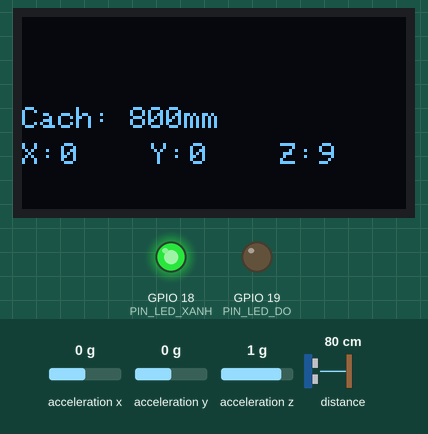
This program was run on a simulated ESP32. On the bench: 128×64 one-colour display, output pins drawn as LEDs (lit = HIGH). Dashed ring = blinking. The test bench sets the inputs (shaded band); at power-on: acceleration x 0 g, distance to the obstacle 80 cm, acceleration y 0 g, acceleration z 1 g. What the program prints to the serial monitor is not drawn.

Above: at 1.2 s.
1.3 s: acceleration x set to -0.5 g
At 1.8 s:
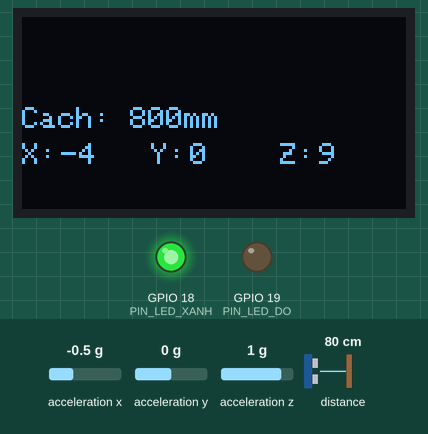
2.8 s: acceleration x set to -0.8 g
At 3.12 s:
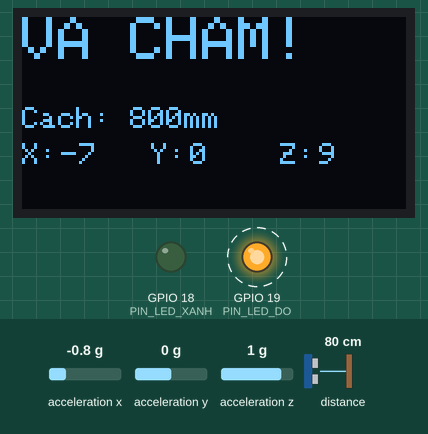
4.5 s: distance to the obstacle set to 250 cm
At 4.72 s:
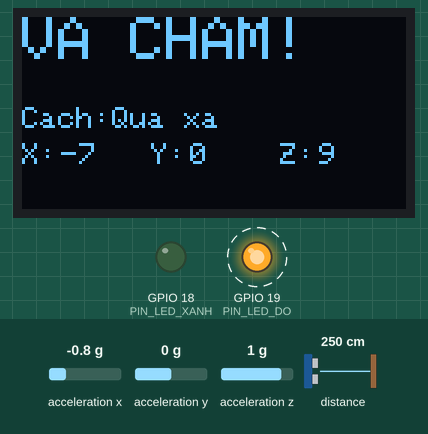
6.3 s: acceleration x set to 0 g
At 7.2 s:
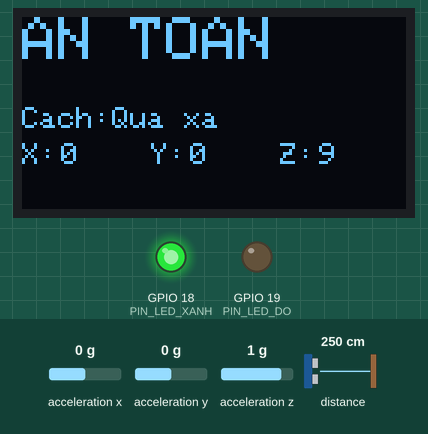
7.9 s: acceleration y set to -0.5 g
At 8.3 s:
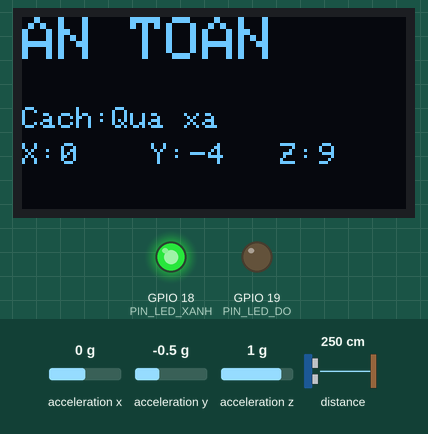
9.4 s: acceleration y set to -0.8 g
At 9.73 s:
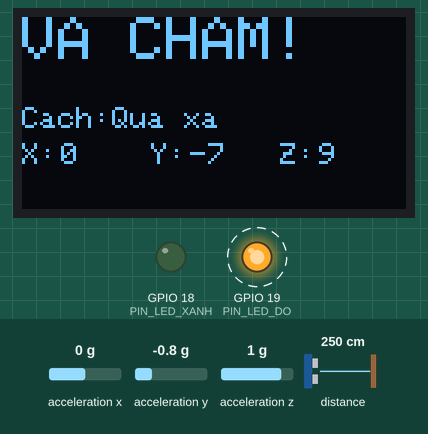
Timing chart, 0 to 12.5 s (numbered marks = the images above; inputs shaded):
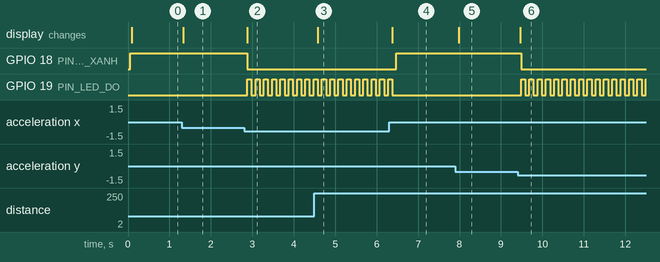

Measured:
- the behaviour switches between -0.6 and -0.7 g on acceleration x (found by bisection; images 1 and 2)
- the behaviour switches between -0.6 and -0.7 g on acceleration y (found by bisection; images 5 and 6)
- after the input at 1.3 s, the display: changes at once (image 1)
- after the input at 2.8 s, GPIO 18 (PIN_LED_XANH): HIGH → LOW after 0.08 s; GPIO 19 (PIN_LED_DO): alternates HIGH for 0.10 s and LOW for 0.10 s, starting after 0.08 s; the display: changes after 0.08 s (image 2)
- after the input at 4.5 s, the display: changes after 0.08 s (image 3)
- after the input at 6.3 s, GPIO 18 (PIN_LED_XANH): LOW → HIGH after 0.18 s; GPIO 19 (PIN_LED_DO): goes on until 6.4 s, then stays LOW; the display: changes after 0.08 s (image 4)
- after the input at 7.9 s, the display: changes after 0.08 s (image 5)
- after the input at 9.4 s, GPIO 18 (PIN_LED_XANH): HIGH → LOW after 0.08 s; GPIO 19 (PIN_LED_DO): alternates HIGH for 0.10 s and LOW for 0.10 s, starting after 0.08 s; the display: changes after 0.07 s (image 6)

The program:

main.cpp
```cpp
#include <Arduino.h>
#include <Wire.h>
#include <Adafruit_GFX.h>
#include <Adafruit_SH110X.h>
#include <Adafruit_VL53L0X.h>
#include <Adafruit_Sensor.h>
#include <Adafruit_ADXL345_U.h>
#define PIN_LED_XANH 18
#define PIN_LED_DO 19

#define NGUONG_KHOANG_CACH  150
#define NGUONG_GIA_TOC      5.0f
#define KHOANG_CACH_TOI_DA  1200

#define CHU_KY_CAM_BIEN_MS 25
#define CHU_KY_NHAY_MS 100
#define CHU_KY_GIAM_SAT_MS 3000

#define I2C_SDA 21
#define I2C_SCL 22
#define I2C_TOC_DO 400000UL

Adafruit_SH1106G display(128, 64, &Wire, -1);
Adafruit_VL53L0X  lox;
Adafruit_ADXL345_Unified accel(12345);

struct DuLieuCamBien {
  uint16_t khoangCach;
  int8_t   giaTocX;
  int8_t   giaTocY;
  int8_t   giaTocZ;
  bool     nguyHiem;
};

SemaphoreHandle_t mutexI2C    = nullptr;
QueueHandle_t     hopThu      = nullptr;

volatile bool     canhBaoNguyHiem = false;

volatile uint32_t nhipCamBien = 0;
volatile uint32_t nhipOLED    = 0;
volatile uint32_t nhipLED     = 0;

TaskHandle_t handleCamBien = nullptr;
TaskHandle_t handleOLED    = nullptr;
TaskHandle_t handleLED     = nullptr;

static void printFixed(const char* str, uint8_t width) {
  uint8_t len = strlen(str);
  display.print(str);
  for (uint8_t i = len; i < width; i++) display.print(' ');
}

void TaskDocCamBien(void* pv) {
  DuLieuCamBien duLieu = {};
  VL53L0X_RangingMeasurementData_t measure;
  sensors_event_t event;

  for (;;) {
    xSemaphoreTake(mutexI2C, portMAX_DELAY);

    lox.rangingTest(&measure, false);
    accel.getEvent(&event);

    xSemaphoreGive(mutexI2C);

    duLieu.khoangCach = (measure.RangeStatus != 4)
                          ? measure.RangeMilliMeter
                          : 9999;

    duLieu.giaTocX = (int8_t)event.acceleration.x;
    duLieu.giaTocY = (int8_t)event.acceleration.y;
    duLieu.giaTocZ = (int8_t)event.acceleration.z;

    duLieu.nguyHiem = (duLieu.khoangCach < NGUONG_KHOANG_CACH)
                      || (abs(duLieu.giaTocX) > (int8_t)NGUONG_GIA_TOC)
                      || (abs(duLieu.giaTocY) > (int8_t)NGUONG_GIA_TOC);

    canhBaoNguyHiem = duLieu.nguyHiem;

    xQueueOverwrite(hopThu, &duLieu);

    nhipCamBien++;
    vTaskDelay(pdMS_TO_TICKS(CHU_KY_CAM_BIEN_MS));
  }
}

void TaskHienThiOLED(void* pv) {
  DuLieuCamBien cur  = {};
  DuLieuCamBien prev = {9998, 0, 0, 0, false};

  display.clearDisplay();
  display.setTextColor(SH110X_WHITE);
  display.setTextSize(1);
  display.setCursor(0, 30);  display.print("Cach:");
  display.setCursor(0, 42);  display.print("X:");
  display.setCursor(43, 42); display.print("Y:");
  display.setCursor(86, 42); display.print("Z:");
  display.display();

  char buf[16];

  for (;;) {
    if (xQueueReceive(hopThu, &cur, pdMS_TO_TICKS(200)) != pdPASS) continue;

    bool dirty = false;

    if (cur.nguyHiem != prev.nguyHiem) {
      display.setTextSize(2);
      display.setTextColor(SH110X_WHITE, SH110X_BLACK);
      display.setCursor(0, 0);
      display.print(cur.nguyHiem ? "VA CHAM! " : "AN TOAN  ");
      dirty = true;
    }

    if (cur.khoangCach != prev.khoangCach) {
      display.setTextSize(1);
      display.setTextColor(SH110X_WHITE, SH110X_BLACK);
      display.setCursor(30, 30);
      if (cur.khoangCach > KHOANG_CACH_TOI_DA) {
        printFixed("Qua xa    ", 9);
      } else {
        snprintf(buf, sizeof(buf), "%4dmm", cur.khoangCach);
        display.print(buf);
      }
      dirty = true;
    }

    if (cur.giaTocX != prev.giaTocX || cur.giaTocY != prev.giaTocY || cur.giaTocZ != prev.giaTocZ) {
      display.setTextSize(1);
      display.setTextColor(SH110X_WHITE, SH110X_BLACK);

      display.setCursor(13, 42);
      snprintf(buf, sizeof(buf), "%-4d", cur.giaTocX); display.print(buf);

      display.setCursor(56, 42);
      snprintf(buf, sizeof(buf), "%-4d", cur.giaTocY); display.print(buf);

      display.setCursor(99, 42);
      snprintf(buf, sizeof(buf), "%-4d", cur.giaTocZ); display.print(buf);

      dirty = true;
    }

    if (dirty) {
      xSemaphoreTake(mutexI2C, portMAX_DELAY);
      display.display();
      xSemaphoreGive(mutexI2C);
      nhipOLED++;
    }

    prev = cur;
  }
}

void TaskDieuKhienLED(void* pv) {
  for (;;) {
    if (canhBaoNguyHiem) {
      digitalWrite(PIN_LED_XANH, LOW);
      digitalWrite(PIN_LED_DO, HIGH);
      vTaskDelay(pdMS_TO_TICKS(CHU_KY_NHAY_MS));
      digitalWrite(PIN_LED_DO, LOW);
      vTaskDelay(pdMS_TO_TICKS(CHU_KY_NHAY_MS));
    } else {
      digitalWrite(PIN_LED_XANH, HIGH);
      digitalWrite(PIN_LED_DO, LOW);
      vTaskDelay(pdMS_TO_TICKS(50));
    }
    nhipLED++;
  }
}

void TaskGiamSat(void* pv) {
  uint32_t prevCamBien = 0, prevOLED = 0, prevLED = 0;

  for (;;) {
    vTaskDelay(pdMS_TO_TICKS(CHU_KY_GIAM_SAT_MS));

    Serial.printf("\n[GIAM SAT] Heap: %u bytes\n", xPortGetFreeHeapSize());
    Serial.printf("  CamBien : %s\n", (nhipCamBien != prevCamBien) ? "OK" : "!!! TREO !!!");
    Serial.printf("  OLED    : %s\n", (nhipOLED    != prevOLED)    ? "OK" : "Cho du lieu");
    Serial.printf("  LED     : %s\n", (nhipLED     != prevLED)     ? "OK" : "!!! TREO !!!");

    Serial.printf("  Stack CamBien: %u words free\n", uxTaskGetStackHighWaterMark(handleCamBien));
    Serial.printf("  Stack OLED   : %u words free\n", uxTaskGetStackHighWaterMark(handleOLED));
    Serial.printf("  Stack LED    : %u words free\n", uxTaskGetStackHighWaterMark(handleLED));

    prevCamBien = nhipCamBien;
    prevOLED    = nhipOLED;
    prevLED     = nhipLED;
  }
}

void setup() {
  Serial.begin(115200);

  Wire.begin(I2C_SDA, I2C_SCL);
  Wire.setClock(I2C_TOC_DO);

  mutexI2C = xSemaphoreCreateMutex();
  if (!mutexI2C) { Serial.println("Loi tao Mutex!"); while (1); }

  if (!display.begin(0x3C, true)) { Serial.println("Loi OLED!"); while (1); }
  if (!lox.begin())               { Serial.println("Loi VL53L0X!"); while (1); }
  if (!accel.begin())             { Serial.println("Loi ADXL345!"); while (1); }

  lox.setMeasurementTimingBudgetMicroSeconds(20000);

  accel.setRange(ADXL345_RANGE_4_G);
  accel.setDataRate(ADXL345_DATARATE_100_HZ);

  pinMode(PIN_LED_XANH, OUTPUT);
  pinMode(PIN_LED_DO, OUTPUT);

  hopThu = xQueueCreate(1, sizeof(DuLieuCamBien));
  if (!hopThu) { Serial.println("Loi tao Queue!"); while (1); }

  xTaskCreatePinnedToCore(TaskDocCamBien, "CamBien", 4096, nullptr, 3, &handleCamBien, 0);

  xTaskCreatePinnedToCore(TaskHienThiOLED, "OLED",    4096, nullptr, 2, &handleOLED,    1);
  xTaskCreatePinnedToCore(TaskDieuKhienLED,"LED",     2048, nullptr, 1, &handleLED,     1);
  xTaskCreatePinnedToCore(TaskGiamSat,    "GiamSat",  2048, nullptr, 3, nullptr,        1);

  Serial.println("He thong khoi dong thanh cong!");
}

void loop() {
  vTaskDelay(portMAX_DELAY);
}
```
